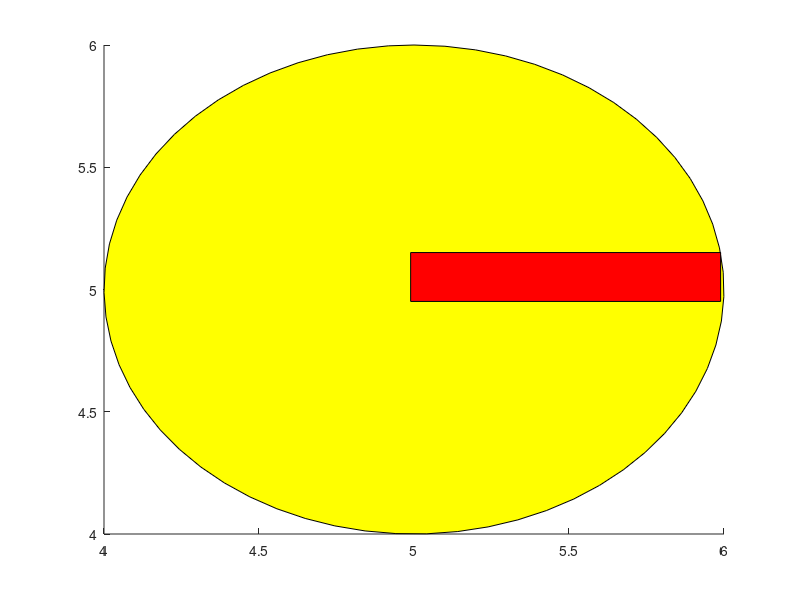

Write the MATLAB code that produced this figure.
clc
clearvars

r = 0:0.1:2*pi;
x = sin(r)+5;help
y = cos(r)+5;

patch(x,y,'yellow')
x = [5 5 6 6];
y = [4.9 5.1 5.1 4.9];
kazaljka = patch(x,y,'red');

x1 = x;
y1 = y;
smjer = [0 0 1];

pause
for i=1:180
    rotate(kazaljka,smjer,-6)
    pause(1/30)
end
    
